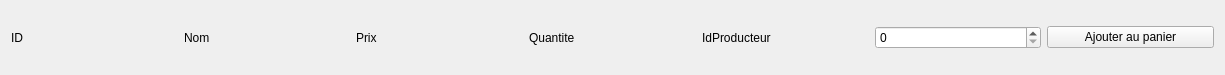
<?xml version="1.0" encoding="UTF-8"?>
<ui version="4.0">
 <class>ProduitsousCatalogue</class>
 <widget class="QWidget" name="ProduitsousCatalogue">
  <property name="geometry">
   <rect>
    <x>0</x>
    <y>0</y>
    <width>1225</width>
    <height>75</height>
   </rect>
  </property>
  <property name="windowTitle">
   <string>Form</string>
  </property>
  <layout class="QHBoxLayout" name="horizontalLayout">
   <item>
    <widget class="QLabel" name="ID">
     <property name="text">
      <string>ID</string>
     </property>
    </widget>
   </item>
   <item>
    <widget class="QLabel" name="Nom">
     <property name="text">
      <string>Nom</string>
     </property>
    </widget>
   </item>
   <item>
    <widget class="QLabel" name="Prix">
     <property name="text">
      <string>Prix</string>
     </property>
    </widget>
   </item>
   <item>
    <widget class="QLabel" name="Quantite">
     <property name="text">
      <string>Quantite</string>
     </property>
    </widget>
   </item>
   <item>
    <widget class="QLabel" name="IdProducteur">
     <property name="text">
      <string>IdProducteur</string>
     </property>
    </widget>
   </item>
   <item>
    <widget class="QSpinBox" name="Nombre"/>
   </item>
   <item>
    <widget class="QPushButton" name="AajouterAuPanier">
     <property name="text">
      <string>Ajouter au panier</string>
     </property>
    </widget>
   </item>
  </layout>
 </widget>
 <resources/>
 <connections/>
</ui>
